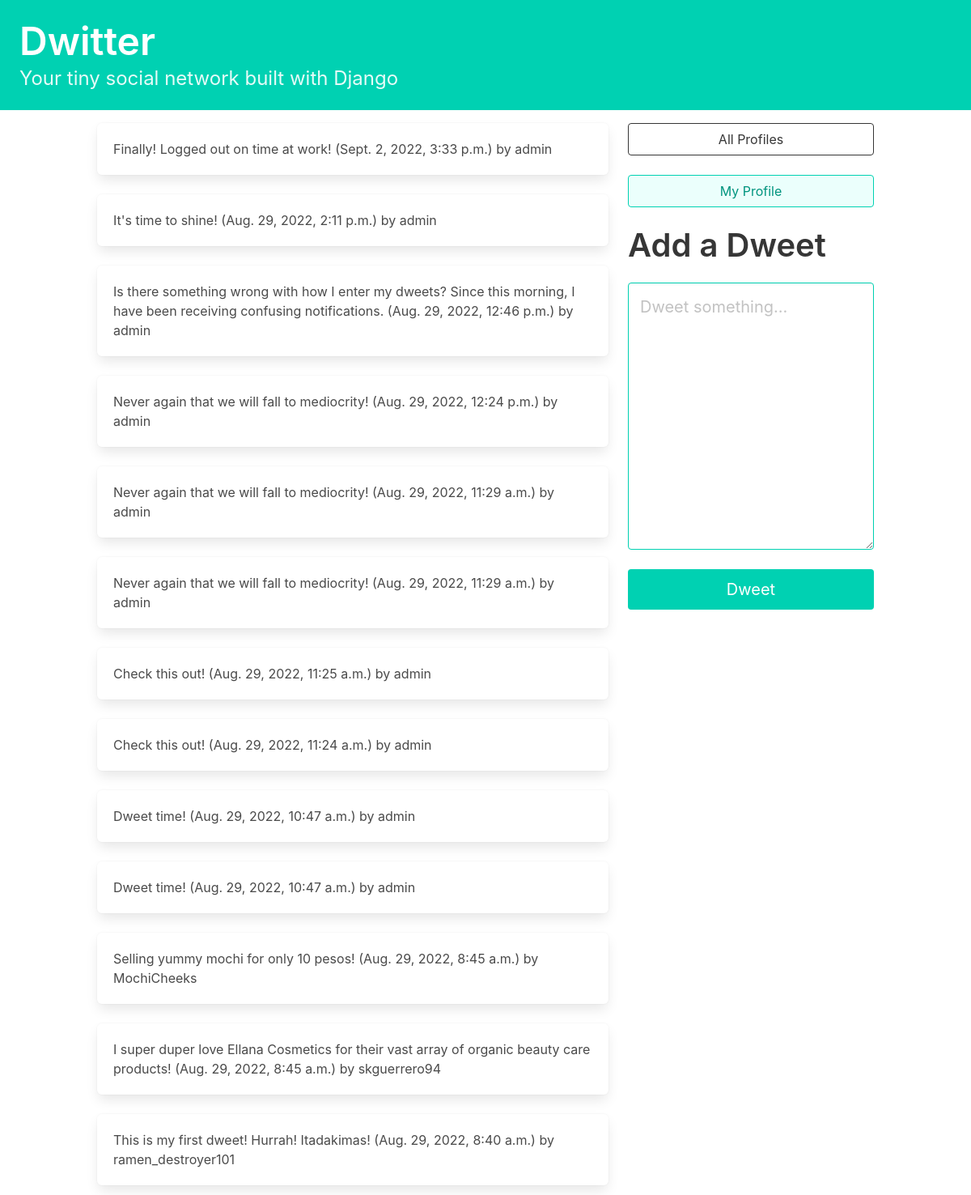
The app's page /home/ (signed in) with its own data.
### dwitter/models.py (models this page shows, shortened)
class Dweet(models.Model):
    user = models.ForeignKey(
        User, related_name="dweets", on_delete=models.DO_NOTHING
    )
    body = models.CharField(max_length=140)
    created_at = models.DateTimeField(auto_now_add=True)

### dwitter/views.py (the view)
# urls.py: path("home/", dashboard, name="dashboard"),
def dashboard(request):
    form = DweetForm(request.POST or None)
    if request.method == "POST":
        if form.is_valid():
            dweet = form.save(commit=False)
            dweet.user = request.user
            dweet.save()
            return redirect("dwitter:dashboard")
    followed_dweets = Dweet.objects.filter(
        user__profile__in=request.user.profile.follows.all()
    ).order_by("-created_at")
    return render(
        request,
        "dwitter/dashboard.html",
        {"form": form, "dweets": followed_dweets},
    )

### dwitter/forms.py
class DweetForm(forms.ModelForm):
    body = forms.CharField(
        required=True,
        widget=forms.widgets.Textarea(
            attrs={
                "placeholder": "Dweet something...",
                "class": "textarea is-primary is-medium",
            }
        ),
        label="",
    )
    class Meta:
        model = Dweet
        exclude = ("user",)

### dwitter/templates/dwitter/dashboard.html (shortened to what this page needs)
{% extends 'base.html' %}
{% block content %}
<div class="column">
    {% for dweet in dweets  %}
        <div class="box">
            {{ dweet.body }}
            <span class="is-small has-text-grey-ligt">
                ({{ dweet.created_at }}) by {{ dweet.user.username }}
            </span>
        </div>
    {% endfor %}
</div>
<div class="column is-one-third">
    <div class="block">
        <a href="{% url 'dwitter:profile_list' %} ">
            <button class="button is-dark is-outlined is-fullwidth">
                All Profiles
            </button>
        </a>
    </div>
    <div class="block">
        <a href="{% url 'dwitter:profile' request.user.profile.id %} ">
            <button class="button is-primary is-light is-outlined is-fullwidth">
                My Profile
            </button>
        </a>
    </div>
    <div class="block">
        <div class="block">
            <h2 class="title is-2">Add a Dweet</p>
        </div>
        <div class="block">
            <form method="post">
                {{ form.as_p }}
                <button class="button is-primary is-fullwidth is-medium mt-5"
                        type="submit">
                    Dweet
                </button>
            </form>
        </div>
    </div>
</div>
{% endblock content %}

### records on screen
Dweet: body "Finally! Logged out on time at work!", created_at "Sept. 2, 2022, 3:33 p.m.", user.username "admin"
Dweet: body "It's time to shine!", created_at "Aug. 29, 2022, 2:11 p.m.", user.username "admin"
Dweet: body "Is there something wrong with how I enter my dweets? Since this morning, I have been receiving confusing notifications.", created_at "Aug. 29, 2022, 12:46 p.m.", user.username "admin"
Dweet: body "Never again that we will fall to mediocrity!", created_at "Aug. 29, 2022, 12:24 p.m.", user.username "admin"
Dweet: body "Never again that we will fall to mediocrity!", created_at "Aug. 29, 2022, 11:29 a.m.", user.username "admin"
Dweet: body "Never again that we will fall to mediocrity!", created_at "Aug. 29, 2022, 11:29 a.m.", user.username "admin"
Dweet: body "Check this out!", created_at "Aug. 29, 2022, 11:25 a.m.", user.username "admin"
Dweet: body "Check this out!", created_at "Aug. 29, 2022, 11:24 a.m.", user.username "admin"
Dweet: body "Dweet time!", created_at "Aug. 29, 2022, 10:47 a.m.", user.username "admin"
Dweet: body "Dweet time!", created_at "Aug. 29, 2022, 10:47 a.m.", user.username "admin"
Dweet: body "Selling yummy mochi for only 10 pesos!", created_at "Aug. 29, 2022, 8:45 a.m.", user.username "MochiCheeks"
Dweet: body "I super duper love Ellana Cosmetics for their vast array of organic beauty care products!", created_at "Aug. 29, 2022, 8:45 a.m.", user.username "skguerrero94"
Dweet: body "This is my first dweet! Hurrah! Itadakimas!", created_at "Aug. 29, 2022, 8:40 a.m.", user.username "ramen_destroyer101"
